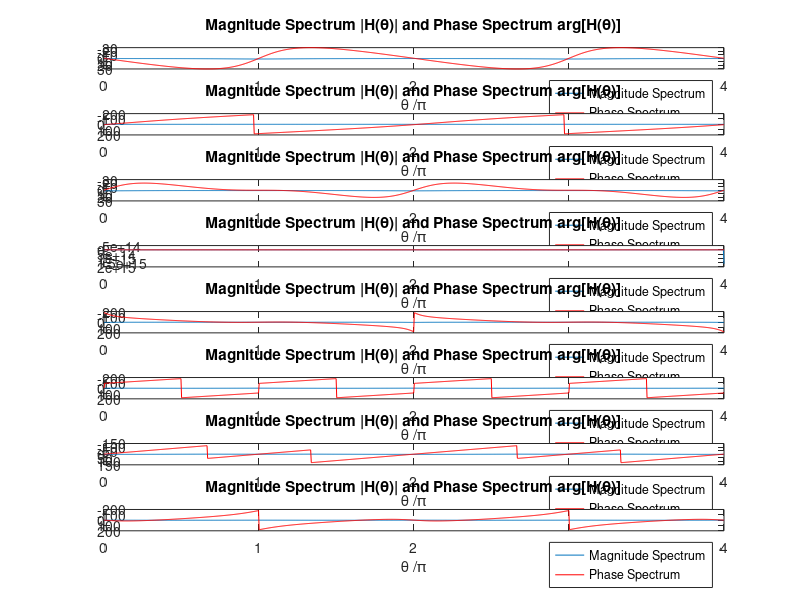

The MATLAB script that drew this image:
A = [1 0.5 0 1 0 0 ; 1 -0.2*exp(i*(pi/6)) 0 0 1 0; 1 -0.25 -0.125 1 0 0 ; 1 -0.75 -0.25 1 0 0; 1 -0.75 -0.5 1 0 0; 1 0 0 -1 0 1; 1 0 0 1 1 1; 1 0 0 1 1 -1]; %coeffients matrix
theta=linspace(0,4*pi,1000);
hold on
for i = 1:8
    H_i = freqz(A(i,[4:6]), A(i,[1:3]), theta);
    subplot(8,1,i)
    plot(theta/pi,abs(H_i));grid
    title('Magnitude Spectrum |H(\theta)| and Phase Spectrum arg[H(\theta)]')
    xlabel('\theta /\pi');
    hold on
    plot(theta/pi,(angle(H_i)*180/pi),'r');grid
    legend('Magnitude Spectrum','Phase Spectrum')

end